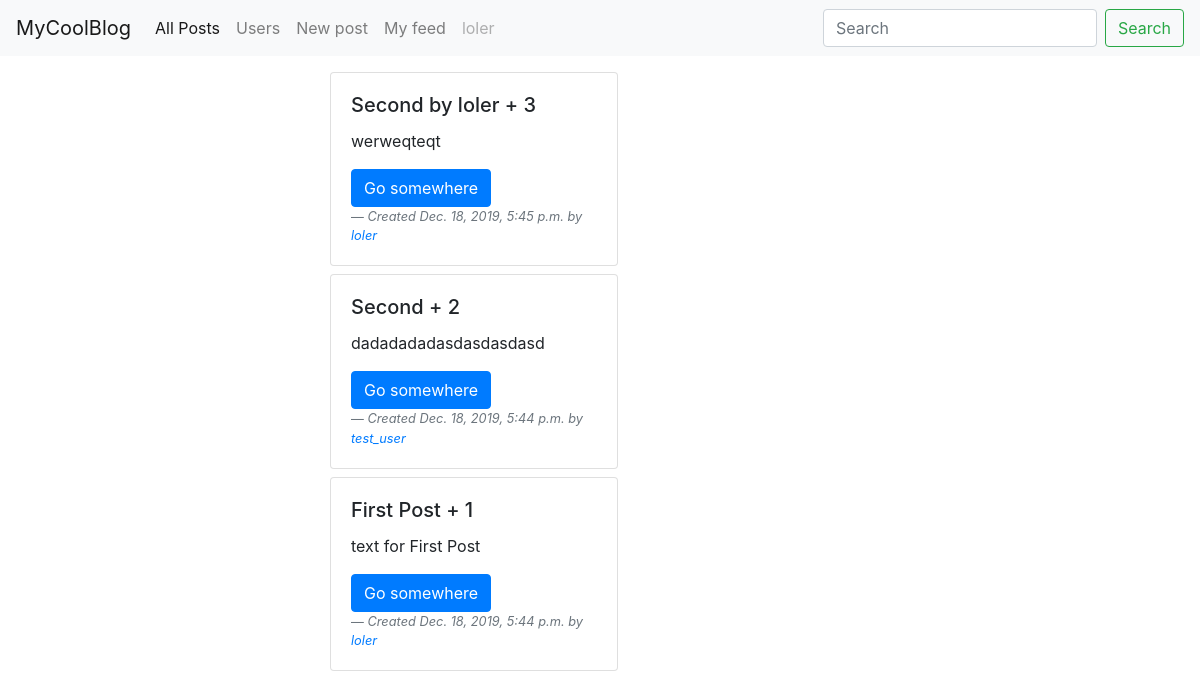
The app's page / (signed in), older data.
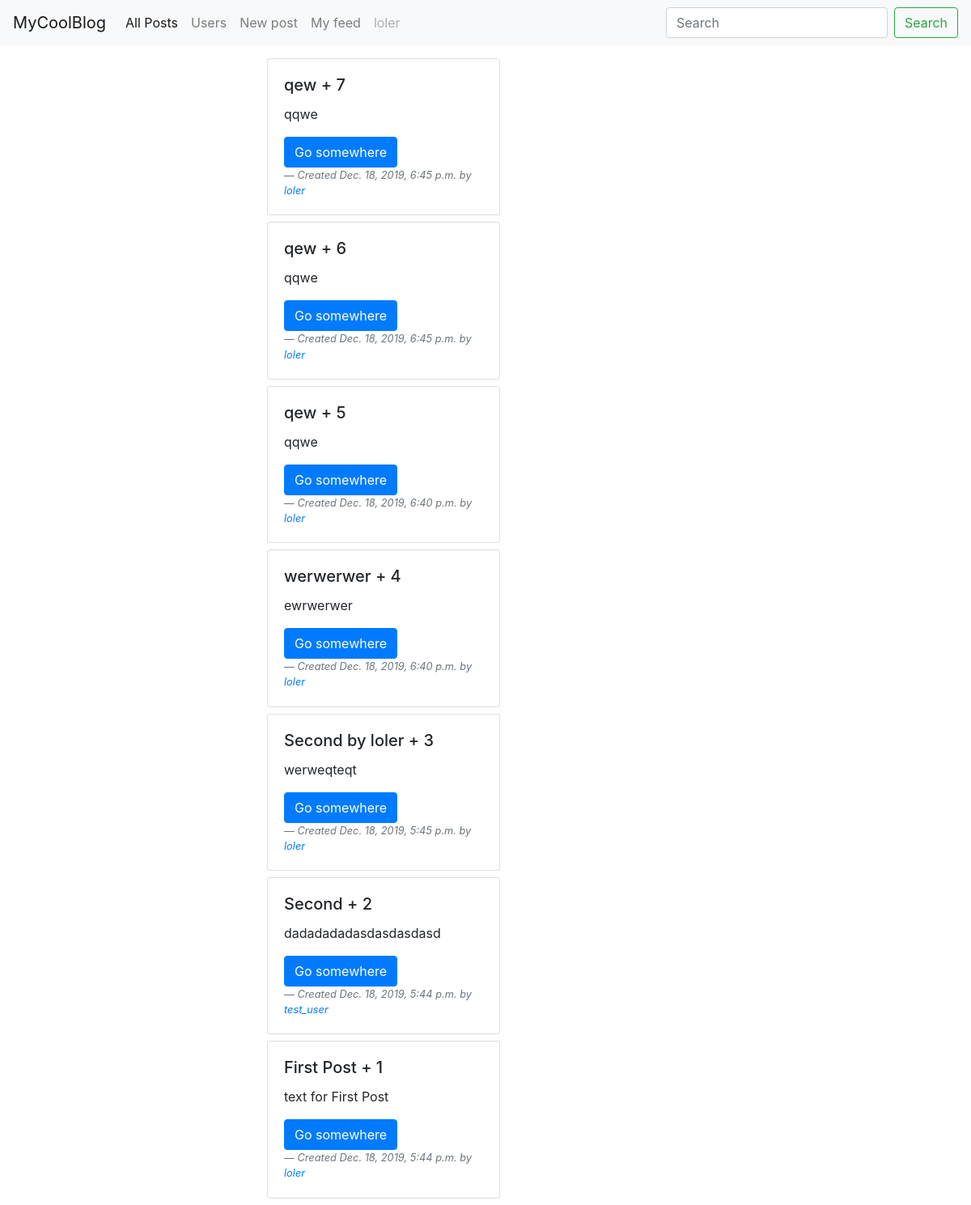
The same page, newer data.
### posts/models.py (models this page shows, shortened)
class Post(models.Model):
    title = models.CharField(max_length=50)
    text = models.CharField(max_length=255)
    created = models.DateTimeField(auto_now_add=True)
    author = models.ForeignKey(Account,
                                on_delete=models.CASCADE)

### accounts/models.py (models this page shows)
class Account(models.Model):
    user = models.OneToOneField(User,
                             on_delete=models.CASCADE,
                             related_name = 'account')
    folowers = models.ManyToManyField("self",
                                      related_name='readers',
                                      symmetrical=False,
                                      blank=True)
    def __str__(self):
        return self.user.username

### posts/views.py (the view)
# urls.py: path('', PostsListView.as_view(), name='posts'),
class PostsListView(LoginRequiredMixin, ListView):
    queryset = Post.objects.all()
    context_object_name = 'posts'
    template_name = 'posts/posts.html'
    ordering = ['-created']

### templates/posts/posts.html
{% extends "../main.html" %}
{% block content %}
{% for post in posts%}
    <div class="card mb-2" style="width: 18rem;">
        <div class="card-body">
            <h5 class="card-title">{{post.title}} + {{post.pk}}</h5>
            <p class="card-text">{{post.text}}</p>
        <a href="/post/{{post.pk}}" class="btn btn-primary">Go somewhere</a>
        <footer class="blockquote-footer"><cite title="Source Title">Created {{post.created}} by <a href="{% url 'profile' post.author.pk%}"> {{post.author}}</a></cite></footer>
  </div>
</div>
{% endfor %}
{% endblock content %}

Row changes from the older to the newer data that the page shows:
added Post: title "qew", pk "7", text "qqwe", created "Dec. 18, 2019, 6:45 p.m.", author "loler"
added Post: title "qew", pk "6", text "qqwe", created "Dec. 18, 2019, 6:45 p.m.", author "loler"
added Post: title "qew", pk "5", text "qqwe", created "Dec. 18, 2019, 6:40 p.m.", author "loler"
added Post: title "werwerwer", pk "4", text "ewrwerwer", created "Dec. 18, 2019, 6:40 p.m.", author "loler"
